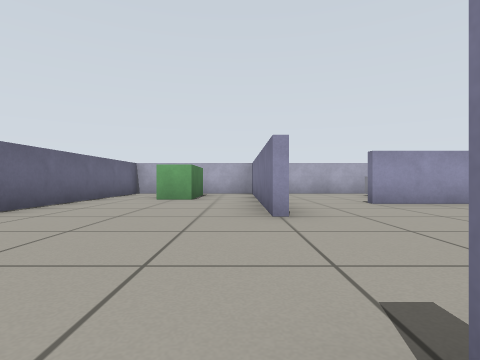
view 1 (above)

14 first-person views from a walk through a robot-simulator world made for Gazebo. The camera is 0.45 m above the floor, looks level and sees 80° across. The floor is counted in squares, 1 m on a side. Each view is taken from the middle of a square. On the plan, view 1 faces up. The plan holds only what a view shows up to about 9 squares ahead; the rest is blank.

view 2
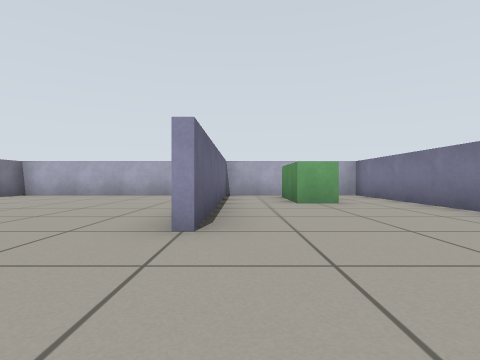

view 3
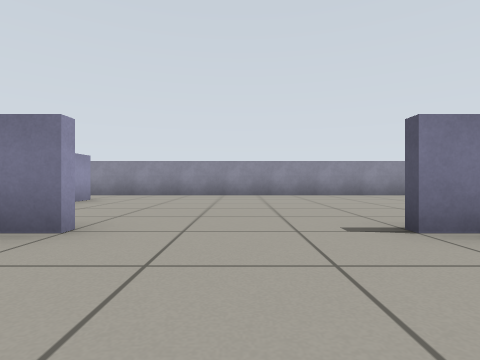

view 4
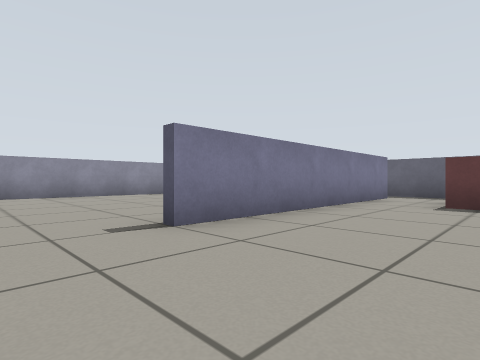

view 5
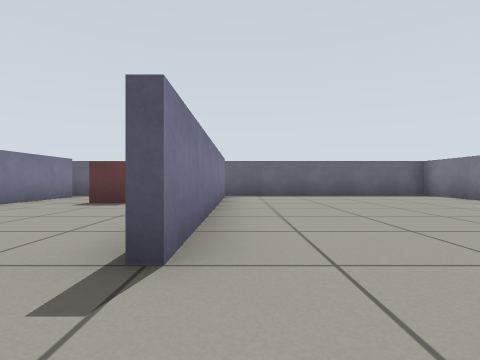

view 6
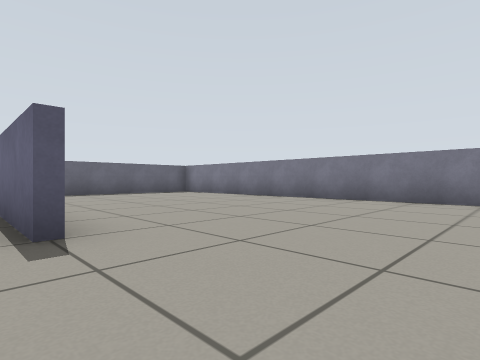

view 7
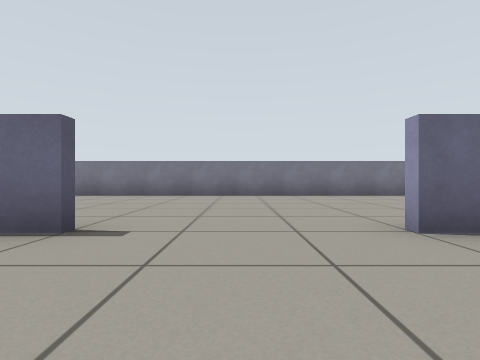

view 8
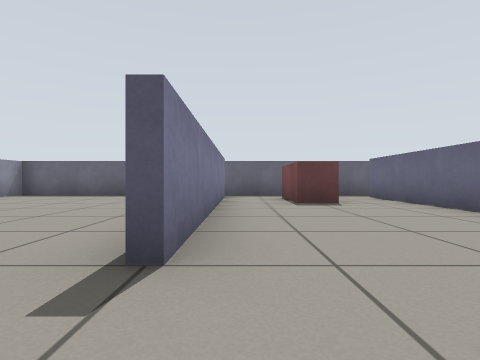

view 9
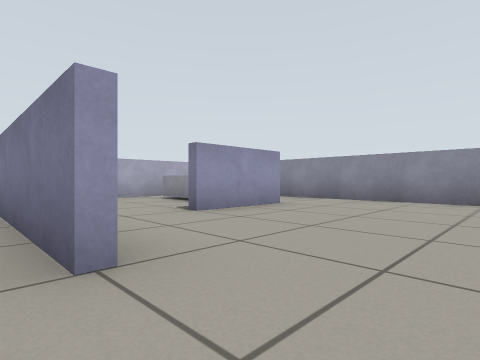

view 10
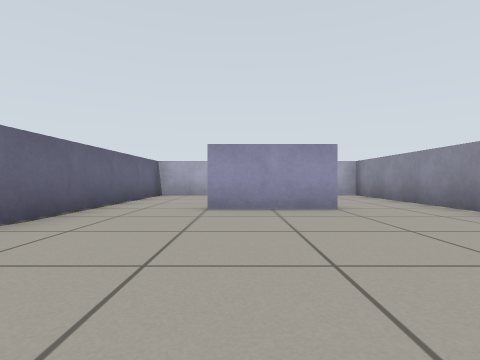

view 11
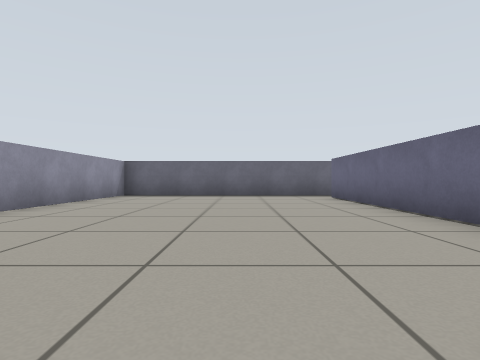

view 12
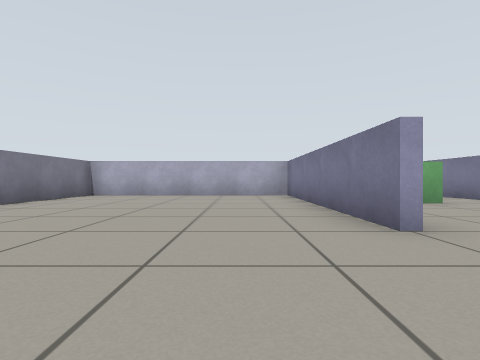

view 13
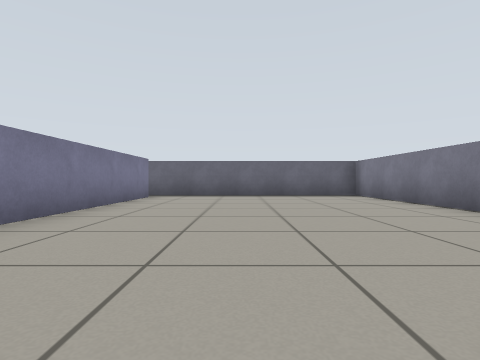

view 14
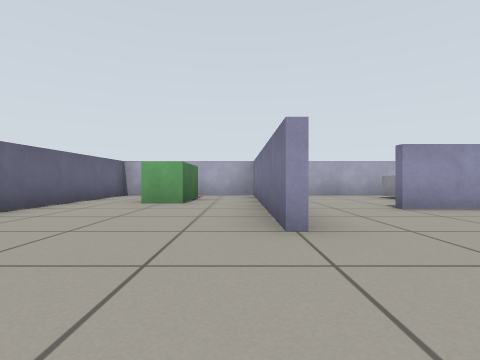

### Floor plan
Points are (right, up) in squares from view 1. A wall is a line through its corners. A room is listed if a view was taken in it or the views show most of it. See-through windows are left out.
Room 1 (views 1, 2, 3, 4, 5, 6, 7, 8, 9, 10, 11, 12, 13, 14)
walls: (-3.4, 0.6) (-3.4, -5.5); (-3.6, 3.5) (-3.6, 9.4) (-9.4, 9.4) (-9.4, -6.4) (-2.9, -6.4); (0.6, -0.8) (0.6, -5.5); (0.4, 3.4) (0.4, 9.4) (-3.4, 9.4) (-3.4, 3.5); (0.6, 5.5) (0.6, 3.8); (-3.6, -5.5) (-3.6, 0.5); (0.4, -5.5) (0.4, 0.5); (-1.2, -6.4) (6.4, -6.4) (6.4, 5.5); (4.5, 5.4) (2.5, 5.4)
ways out: opening at (2, 6) to room 2; opening at (5.5, 6) to room 2
objects: pink box (-2, -5) to (-1, -4); green box (-2, 7) to (-1, 8)
Room 2 (no view inside)
walls: (6.4, 5.5) (6.4, 9.4) (0.6, 9.4) (0.6, 5.5)
ways out: opening at (2, 6) to room 1; opening at (5.5, 6) to room 1
objects: white box (4, 7) to (4, 8)

Where each view was taken, in squares from view 1:
view 1: 0 up, 0 right, facing up
view 2: 1 up, 3 left, facing up
view 3: 2 up, 2 left, facing right
view 4: 2 up, 2 left, facing down-right
view 5: 2 up, 4 left, facing down
view 6: 3 up, 3 left, facing down-left
view 7: 2 up, 1 left, facing left
view 8: 2 up, 0 right, facing down
view 9: 2 up, 0 right, facing up-right
view 10: 1 up, 3 right, facing up
view 11: 2 up, 3 right, facing down
view 12: 1 up, 5 left, facing up
view 13: 2 up, 6 left, facing down
view 14: 1 up, 0 right, facing up
